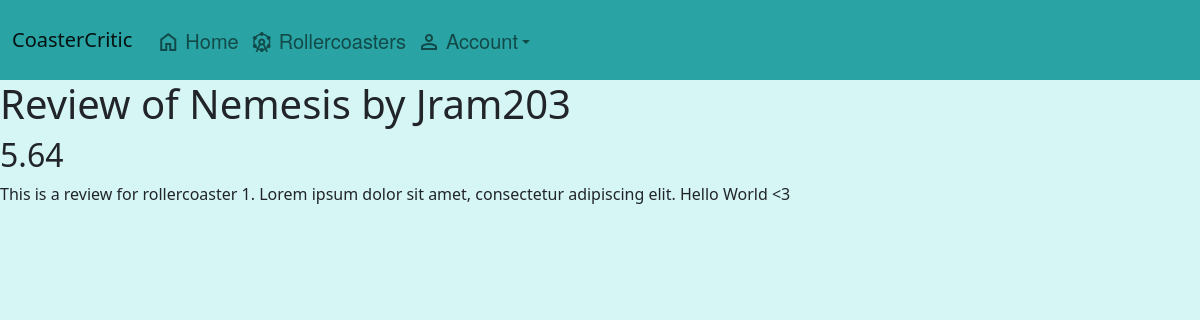
The app's page /review/10 with its own data.
### app/models.py (models this page shows)
class Rollercoaster(db.Model):
    id = db.Column(db.Integer, primary_key=True)
    name = db.Column(db.String(100))
    year = db.Column(db.Integer)
    height = db.Column(db.Float)
    length = db.Column(db.Float)
    manufacturer = db.Column(db.String(100))
    model = db.Column(db.String(100))
    inversions = db.Column(db.Integer)
    speed = db.Column(db.Float)
    reviews = db.relationship('Review', lazy=True)

class User(UserMixin, db.Model):
    id = db.Column(db.Integer, primary_key=True)
    password = db.Column(db.String(100))
    name = db.Column(db.String(100))
    reviews = db.relationship('Review', lazy=True, back_populates='user')

class Review(db.Model):
    id = db.Column(db.Integer, primary_key=True)
    user_id = db.Column(db.Integer, db.ForeignKey('user.id'), nullable=False)
    rollercoaster_id = db.Column(db.Integer, db.ForeignKey('rollercoaster.id'), nullable=False)
    rating = db.Column(db.Float)
    review_text = db.Column(db.String(400))
    likes = db.Column(db.Integer)
    user = db.relationship('User', backref=db.backref('user_reviews', lazy=True))
    rollercoaster = db.relationship('Rollercoaster', backref=db.backref('coaster_reviews', lazy=True))

### app/main.py (the view)
@main.route('/review/<review_id>')
def review_page(review_id):
    db_query = (
        db.session.query(models.Review, models.Rollercoaster, models.User)
        .join(models.Rollercoaster, models.Review.rollercoaster_id == models.Rollercoaster.id)
        .join(models.User, models.Review.user_id == models.User.id)
        .filter(models.Review.id == review_id)
        .all()
    )
    if len(db_query) > 0:
        db_query = db_query[0]
        review = db_query[0]
        if review:
            rollercoaster = db_query[1]
            user = db_query[2]
            return render_template('review.html', review=review, user=user, rollercoaster=rollercoaster)
    return redirect(url_for('main.four_o_four'))

### app/templates/review.html
{% extends "base.html" %}
{% block content %}
<div class="page_container_v">
  <div>
    <h1>Review of {{rollercoaster.name}} by {{user.name}}</h1>
    <h2>{{review.rating}}</h2>
    <md-block>{{review.review_text}}</md-block>
  </div>
</div>
{% endblock %}

### app/static/styles.css (style rules this page uses)
.page_container_v { display: flex; flex-direction: column; flex-grow: 1; gap: 10px; }
body { background-color: #d6f5f5; }

### records on screen
Rollercoaster: name "Nemesis"
User: name "Jram203"
Review: rating "5.64", review_text "This is a review for rollercoaster 1. Lorem ipsum dolor sit amet, consectetur adipiscing elit. Hello World <3"
